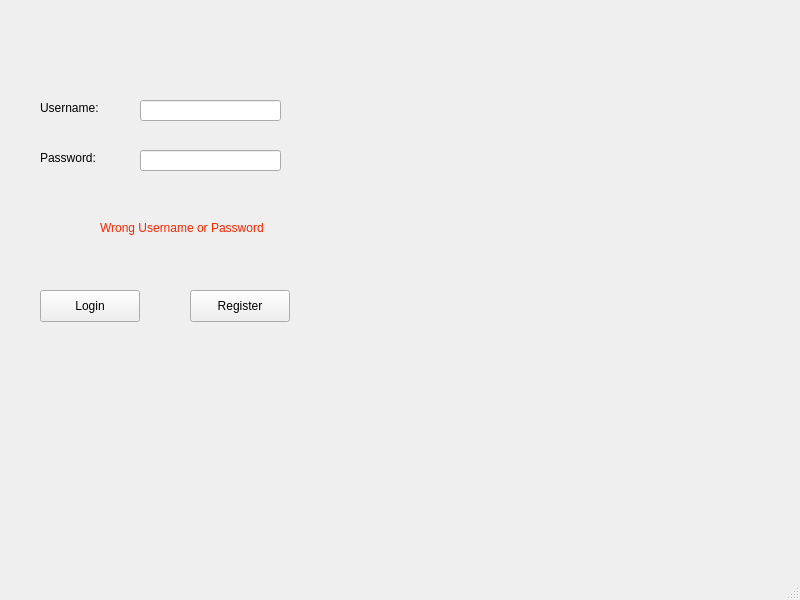
<?xml version="1.0" encoding="UTF-8"?>
<ui version="4.0">
 <class>LoginWindow</class>
 <widget class="QMainWindow" name="LoginWindow">
  <property name="geometry">
   <rect>
    <x>0</x>
    <y>0</y>
    <width>800</width>
    <height>600</height>
   </rect>
  </property>
  <property name="windowTitle">
   <string>LoginWindow</string>
  </property>
  <widget class="QWidget" name="centralwidget">
   <widget class="QLabel" name="label">
    <property name="geometry">
     <rect>
      <x>40</x>
      <y>100</y>
      <width>91</width>
      <height>16</height>
     </rect>
    </property>
    <property name="text">
     <string>Username:</string>
    </property>
   </widget>
   <widget class="QLineEdit" name="Username">
    <property name="geometry">
     <rect>
      <x>140</x>
      <y>100</y>
      <width>141</width>
      <height>21</height>
     </rect>
    </property>
   </widget>
   <widget class="QLabel" name="label_2">
    <property name="geometry">
     <rect>
      <x>40</x>
      <y>150</y>
      <width>91</width>
      <height>16</height>
     </rect>
    </property>
    <property name="text">
     <string>Password:</string>
    </property>
   </widget>
   <widget class="QLineEdit" name="Password">
    <property name="geometry">
     <rect>
      <x>140</x>
      <y>150</y>
      <width>141</width>
      <height>21</height>
     </rect>
    </property>
    <property name="echoMode">
     <enum>QLineEdit::Password</enum>
    </property>
   </widget>
   <widget class="QLabel" name="Status">
    <property name="geometry">
     <rect>
      <x>100</x>
      <y>220</y>
      <width>201</width>
      <height>16</height>
     </rect>
    </property>
    <property name="text">
     <string>&lt;html&gt;&lt;head/&gt;&lt;body&gt;&lt;p&gt;&lt;span style=&quot; color:#ff2600;&quot;&gt;Wrong Username or Password&lt;/span&gt;&lt;/p&gt;&lt;/body&gt;&lt;/html&gt;</string>
    </property>
   </widget>
   <widget class="QPushButton" name="Login">
    <property name="geometry">
     <rect>
      <x>40</x>
      <y>290</y>
      <width>100</width>
      <height>32</height>
     </rect>
    </property>
    <property name="text">
     <string>Login</string>
    </property>
   </widget>
   <widget class="QPushButton" name="pushButton_2">
    <property name="geometry">
     <rect>
      <x>190</x>
      <y>290</y>
      <width>100</width>
      <height>32</height>
     </rect>
    </property>
    <property name="text">
     <string>Register</string>
    </property>
   </widget>
  </widget>
  <widget class="QMenuBar" name="menubar">
   <property name="geometry">
    <rect>
     <x>0</x>
     <y>0</y>
     <width>800</width>
     <height>22</height>
    </rect>
   </property>
  </widget>
  <widget class="QStatusBar" name="statusbar"/>
 </widget>
 <resources/>
 <connections/>
</ui>
